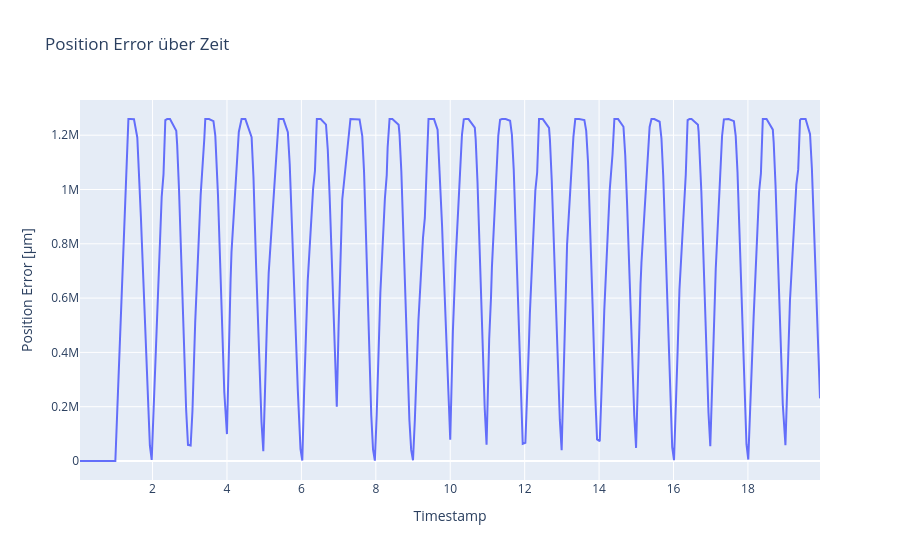

Source (notebook cell):
### Markdown cell above
Plot distance error

### Code cell
act_j, com_j, timestamps = get_arrays()
pos_err, rpy_act, rpy_com = get_errors(act_j, com_j)

# 1) DataFrame anlegen
df = pd.DataFrame({
    'timestamp': timestamps,
    'error_um': pos_err
})

# 2) Interaktiven Linienplot
fig = px.line(
    df,
    x='timestamp',
    y='error_um',
    title="Position Error über Zeit",
    labels={
        'timestamp': 'Timestamp',
        'error_um': 'Position Error [µm]'
    }
)

# 3) Achsen-Datumsformat nach Wunsch
fig.update_xaxes(
    tickformat="%H:%M:%S\n%d-%m-%Y",
    # rangeslider_visible=True     # kleiner Slider unten für grobes Zoomen
)

fig.show()

### Figure 1 — Plotly figure (JSON) as saved in the notebook; plotly's stock layout.template omitted (floating-point values rounded to 4 significant figures; data arrays with more than 128 entries replaced by an {"elided": "..."} marker saying what was removed)
{"data": [{"hovertemplate": "Timestamp=%{x}<br>Position Error [µm]=%{y}<extra></extra>", "legendgroup": "", "line": {"color": "#636efa", "dash": "solid"}, "marker": {"symbol": "circle"}, "mode": "lines", "name": "", "orientation": "v", "showlegend": false, "type": "scatter", "x": {"elided": "344 float values"}, "xaxis": "x", "y": {"elided": "344 float values"}, "yaxis": "y"}], "layout": {"legend": {"tracegroupgap": 0}, "title": {"text": "Position Error über Zeit"}, "xaxis": {"anchor": "y", "domain": [0, 1], "tickformat": "%H:%M:%S\n%d-%m-%Y", "title": {"text": "Timestamp"}}, "yaxis": {"anchor": "x", "domain": [0, 1], "title": {"text": "Position Error [µm]"}}}}
